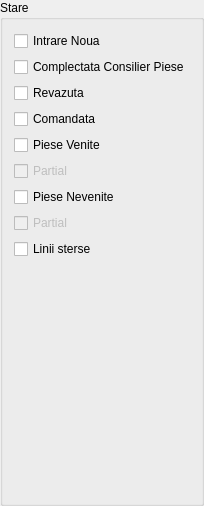
        <widget class="QGroupBox" name="stareGroupBox">
         <property name="title">
          <string>Stare</string>
         </property>
         <layout class="QVBoxLayout" name="verticalLayout_9">
          <item>
           <widget class="QCheckBox" name="stare_intrare_nouaCheckBox">
            <property name="text">
             <string>Intrare Noua</string>
            </property>
           </widget>
          </item>
          <item>
           <widget class="QCheckBox" name="stare_complectateCheckBox">
            <property name="text">
             <string>Complectata Consilier Piese</string>
            </property>
           </widget>
          </item>
          <item>
           <widget class="QCheckBox" name="stare_revazutaCheckBox">
            <property name="text">
             <string>Revazuta </string>
            </property>
           </widget>
          </item>
          <item>
           <widget class="QCheckBox" name="stare_comandataCheckBox">
            <property name="text">
             <string>Comandata</string>
            </property>
           </widget>
          </item>
          <item>
           <widget class="QCheckBox" name="stare_piese_veniteCheckBox">
            <property name="text">
             <string>Piese Venite</string>
            </property>
           </widget>
          </item>
          <item>
           <widget class="QCheckBox" name="partialCheckBox">
            <property name="enabled">
             <bool>false</bool>
            </property>
            <property name="text">
             <string>Partial</string>
            </property>
           </widget>
          </item>
          <item>
           <widget class="QCheckBox" name="piese_neveniteCheckBox">
            <property name="text">
             <string>Piese Nevenite</string>
            </property>
           </widget>
          </item>
          <item>
           <widget class="QCheckBox" name="nevenite_partialCheckBox">
            <property name="enabled">
             <bool>false</bool>
            </property>
            <property name="text">
             <string>Partial</string>
            </property>
           </widget>
          </item>
          <item>
           <widget class="QCheckBox" name="stare_liniiCheckBox">
            <property name="text">
             <string>Linii sterse</string>
            </property>
           </widget>
          </item>
          <item>
           <spacer name="verticalSpacer_2">
            <property name="orientation">
             <enum>Qt::Vertical</enum>
            </property>
            <property name="sizeHint" stdset="0">
             <size>
              <width>20</width>
              <height>233</height>
             </size>
            </property>
           </spacer>
          </item>
         </layout>
        </widget>
